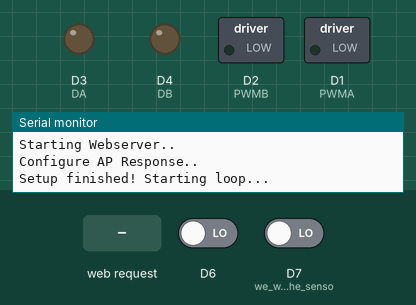
The program below on a simulated ESP8266 (NodeMCU). On the bench: switched loads named in the program (green lamp = pin HIGH), output pins drawn as LEDs (lit = HIGH), the last lines printed to the serial monitor. The test bench sets the inputs (shaded band); at power-on: D6 LOW, D7 (we_want_to_read_the_senso) LOW. Storage starts empty.

Above: at 2.2 s.
2.3 s: HTTP request GET /start received
At 2.8 s:
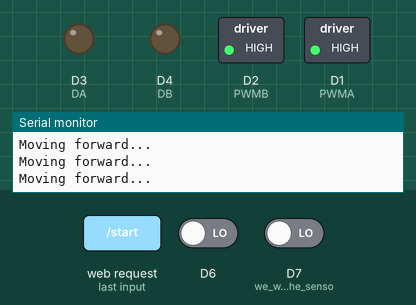
3.8 s: D6 driven HIGH
At 4.7 s:
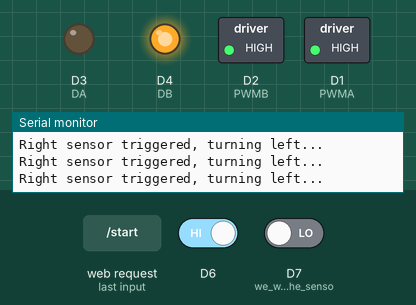
5.3 s: D7 (we_want_to_read_the_senso) driven HIGH
At 6.0 s:
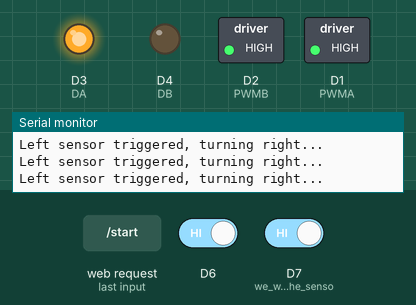
6.8 s: HTTP request GET /stop received
At 7.7 s:
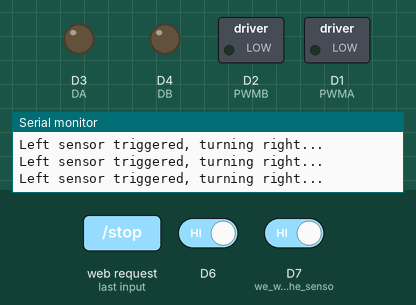
Timing chart, 0 to 9.3 s (numbered marks = the images above; inputs shaded):
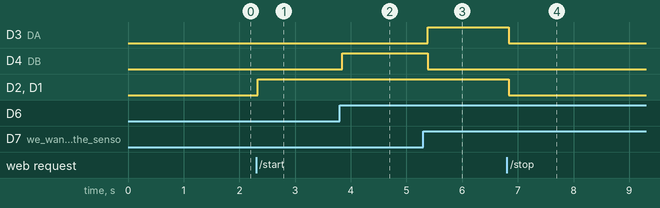

The program:

main.cpp
```cpp
// Latest version
// No known issues
// Thanks to ApfelPresse from GitHub

#include <Arduino.h>
#include <ESP8266WiFi.h>
#include <ESPAsyncTCP.h>
#include "ESPAsyncWebServer.h"
#include <LittleFS.h>
#include <DNSServer.h>

#define PIN_D1 5 // PWM_A
#define PIN_D2 4 // PWM_B
#define PIN_D3 0 // DA
#define PIN_D4 2 // DB

int PWMA = D1; // Right side
int PWMB = D2; // Left side
int DA = D3;   // Right reverse
int DB = D4;   // Left reverse

bool looping = false;

AsyncWebServer server(80);

IPAddress apIP(8, 8, 8, 8);
IPAddress netMsk(255, 255, 255, 0);

DNSServer dnsServer;

void stop()
{
  digitalWrite(PWMA, LOW);
  digitalWrite(DA, LOW);

  digitalWrite(PWMB, LOW);
  digitalWrite(DB, LOW);
}

void move_forward()
{
  analogWrite(PWMA, 255);
  digitalWrite(DA, LOW);

  analogWrite(PWMB, 255);
  digitalWrite(DB, LOW);
}

void move_left()
{
  analogWrite(PWMA, 255);
  digitalWrite(DA, LOW);

  analogWrite(PWMB, 255);
  digitalWrite(DB, HIGH);
}

void move_right()
{
  analogWrite(PWMA, 255);
  digitalWrite(DA, HIGH);

  analogWrite(PWMB, 255);
  digitalWrite(DB, LOW);
}

void move_backward()
{
  analogWrite(PWMA, 255);
  digitalWrite(DA, HIGH);

  analogWrite(PWMB, 255);
  digitalWrite(DB, HIGH);
}

int read_left_sensor()
{
  return digitalRead(D7);
}

int read_right_sensor()
{
  return digitalRead(D6);
}

void config_ap_response()
{
  server.serveStatic("/", LittleFS, "/").setDefaultFile("index.html").setCacheControl("max-age=30");
  server.onNotFound([](AsyncWebServerRequest *request)
                    {
                          Serial.println(request->url());
                          if (request->url().endsWith(F(".js"))) {
                            Serial.println(F("js file"));
                          }
                          Serial.println("NOT FOUND " + request->url());
                          Serial.println(F("Redirect to AP Point"));
                          request->send(LittleFS, "/index.html", String(), false); });
}

void setup_ap()
{
  Serial.println(F("Starting AP!"));
  WiFi.softAPConfig(apIP, apIP, netMsk);
  WiFi.softAP("NodeMCU Control AP");
  Serial.println(F("Gateway IP address: "));
  Serial.println(WiFi.softAPIP());
  dnsServer.setErrorReplyCode(DNSReplyCode::NoError);
  dnsServer.start(53, "*", apIP);
}

void setup_littlefs()
{
  Serial.println(F("Configure Littlefs.."));
  if (!LittleFS.begin())
  {
    Serial.println(F("LittleFS beginn FAILED!"));
  }
}

void setup_webserver()
{
  Serial.println(F("Starting Webserver.."));
  server.begin();
  Serial.println(F("Configure AP Response.."));
  config_ap_response();
}

void setup()
{
  Serial.begin(9600);
  delay(1000);

  pinMode(PWMA, OUTPUT); // how fast should the motor turn
  pinMode(PWMB, OUTPUT);
  pinMode(DA, OUTPUT); // is this pin enbaled the motor will spin
  pinMode(DB, OUTPUT);
  pinMode(D7, INPUT); // we want to read the sensor from pin D7
  pinMode(D6, INPUT);

  setup_littlefs();
  setup_ap();
  setup_webserver();

  server.on("/start", HTTP_GET, [](AsyncWebServerRequest *request)
            {
                looping = true;
                request->send(200, "text/plain"); });

  server.on("/stop", HTTP_GET, [](AsyncWebServerRequest *request)
            {
                looping = false;
                request->send(200, "text/plain"); });


  Serial.println(F("Setup finished! Starting loop..."));
}

void loop()
{
  dnsServer.processNextRequest();
  if (looping) {
    if (read_left_sensor() == 1) {
      Serial.println(F("Left sensor triggered, turning right..."));
      move_right();
      //delay(1000);
      //stop();
    }
    else if (read_right_sensor() == 1) {
      Serial.println(F("Right sensor triggered, turning left..."));
      move_left();
      //delay(1000);
      //stop();
    }
    else
    {
      Serial.println(F("Moving forward..."));
      move_forward();
    }
    //move_left();
    //delay(1000);
    //move_right();
    //delay(1000);
  }
  else
  {
    stop();
  }
}
```

Measured:
- after the input at 2.3 s, D2 (PWMB), D1 (PWMA): LOW → HIGH at once
- after the input at 3.8 s, D4 (DB): LOW → HIGH after 0.05 s
- after the input at 5.3 s, D3 (DA): LOW → HIGH after 0.08 s; D4 (DB): HIGH → LOW after 0.08 s
- after the input at 6.8 s, D3 (DA), D2 (PWMB), D1 (PWMA): HIGH → LOW at once
